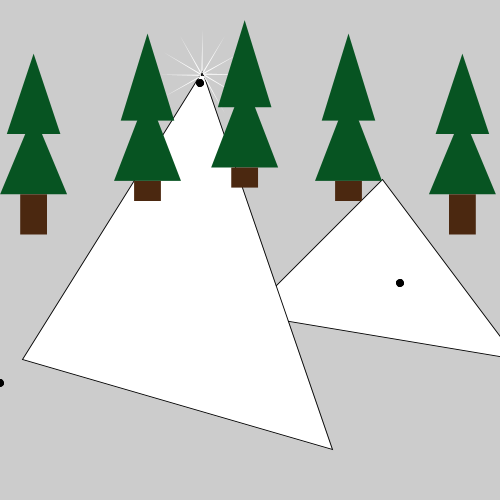
Frame 1 (no input)
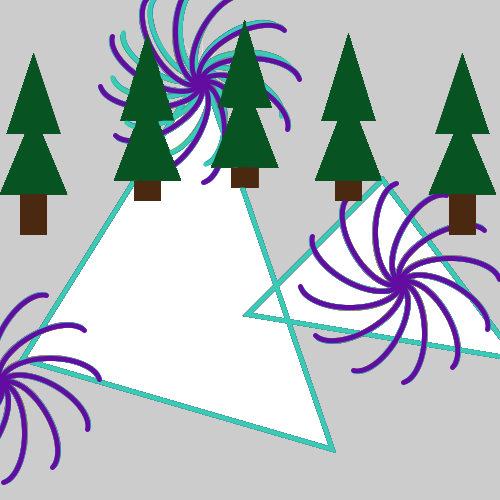
Frame 60 (the mouse pressed at the canvas centre just before this capture)
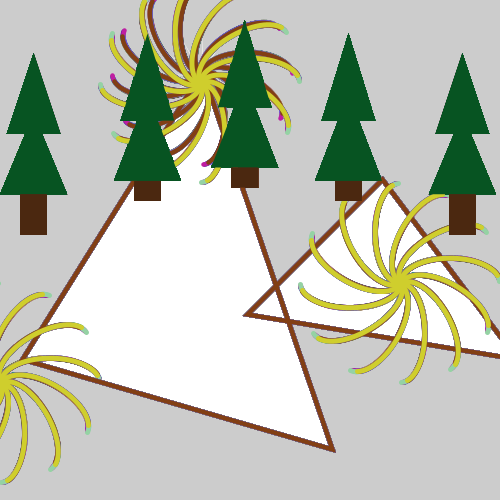
Frame 120 (the mouse held since frame 60 and released just before this capture)

The Processing sketch that drew these frames (run headless with seeded random() and noise(); from frame 60 on, the mouse is pressed at the canvas centre):

// Processing sketch: partner_functions
// ── partner_functions.pde
float angle = 0;
float r = 0;
float g = 0;
float b = 0;

void setup() {
size (500, 500);
}

void draw() {
  angle += .05;
  if (angle >= PI) {
    angle = 0;
  }
  push();
  scale(0.9);
  translate(25, 0);
  mountains();
  firework();
  pop();
  fireworkcolors();
  push();
  translate(-20, 0);
  scale(0.67);
  trees();
  pop();
  
}
//got this from Talia's github
void mountains(){
   triangle(250, 350, 400, 200, 550, 400);
  triangle(0, 400, 200, 80, 344, 500);
}

//got this from Emily's github

void firework() {
  beginShape();
  translate(width / 2-50, height / 6);
  rotate(radians(30));
  translate(-width / 2+50, -height / 6);
  arc(width / 2, height / 6, 100, 50, PI, PI + angle);
  translate(width / 2-50, height / 6);
  rotate(radians(30));
  translate(-width / 2+50, -height / 6);
  arc(width / 2, height / 6, 100, 50, PI, PI + angle);
  translate(width / 2-50, height / 6);
  rotate(radians(30));
  translate(-width / 2+50, -height / 6);
  arc(width / 2, height / 6, 100, 50, PI, PI + angle);
  translate(width / 2-50, height / 6);
  rotate(radians(30));
  translate(-width / 2+50, -height / 6);
  arc(width / 2, height / 6, 100, 50, PI, PI + angle);
  translate(width / 2-50, height / 6);
  rotate(radians(30));
  translate(-width / 2+50, -height / 6);
  arc(width / 2, height / 6, 100, 50, PI, PI + angle);
  translate(width / 2-50, height / 6);
  rotate(radians(30));
  translate(-width / 2+50, -height / 6);
  arc(width / 2, height / 6, 100, 50, PI, PI + angle);
  translate(width / 2-50, height / 6);
  rotate(radians(30));
  translate(-width / 2+50, -height / 6);
  arc(width / 2, height / 6, 100, 50, PI, PI + angle);
  translate(width / 2-50, height / 6);
  rotate(radians(30));
  translate(-width / 2+50, -height / 6);
  arc(width / 2, height / 6, 100, 50, PI, PI + angle);
  translate(width / 2-50, height / 6);
  rotate(radians(30));
  translate(-width / 2+50, -height / 6);
  arc(width / 2, height / 6, 100, 50, PI, PI + angle);
  translate(width / 2-50, height / 6);
  rotate(radians(30));
  translate(-width / 2+50, -height / 6);
  arc(width / 2, height / 6, 100, 50, PI, PI + angle);
  translate(width / 2-50, height / 6);
  rotate(radians(30));
  translate(-width / 2+50, -height / 6);
  arc(width / 2, height / 6, 100, 50, PI, PI + angle);
  translate(width / 2-50, height / 6);
  rotate(radians(30));
  translate(-width / 2+50, -height / 6);
  arc(width / 2, height / 6, 100, 50, PI, PI + angle);
  endShape();
}
void fireworkcolors() {
    noFill();
    color(#FF2394);
    strokeWeight(5);
    stroke(r, g, b);
    r = random(255);
    g = random(255);
    b = random(255);
    push();
    firework();
    pop();

    push();
    translate(200, 200);
    firework();
    pop();

    push();
    translate(-200, 300);
    firework();
    pop();

}


//my function
void trees() {
   //trees
  push ();
  noStroke ();
  fill (#075422);
  triangle(80, 80, 120, 200, 40, 200); //tree 1
  triangle(80, 170, 130, 290, 30, 290);
  triangle(250, 50, 290, 180, 210, 180); //tree 2
  triangle(250, 140, 300, 270, 200, 270);
  triangle(395, 30, 435, 160, 355, 160); //tree 3
  triangle(395, 120, 445, 250, 345, 250);
  triangle(550, 50, 590, 180, 510, 180); // tree 4
  triangle(550, 140, 600, 270, 500, 270);
  triangle(720, 80, 760, 200, 680, 200); //tree 5
  triangle(720, 170, 770, 290, 670, 290);
  fill (#4B2810);
  rect(60, 290, 40, 60); //tree 1
  rect(230, 270, 40, 30); //tree 2
  rect(375, 250, 40, 30); //tree 3
  rect(530, 270, 40, 30); //tree 4
  rect(700, 290, 40, 60); //tree 5
  pop ();
}
